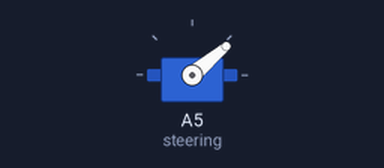
Simulated run of this sketch. Board: Arduino Uno, built with avr-gcc and run on an emulated ATmega328P. Shown: servo.

Above: at 0.05 s.
Timing chart, 0 to 4.6 s (numbered marks = the images above):
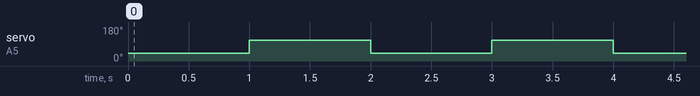

Measured:
- by itself, servo on A5 (steering): alternates 110° for 1.0 s and 40° for 1.0 s

The sketch:

RotationalServoTests.ino
```cpp
#include <Servo.h>
// straight wheels - 75
// maximum left direction - 40
// maximum right direction - 110

Servo rotServo;

const byte steering = A5;


void setup() {
  // put your setup code here, to run once:
Serial.begin(9600);
rotServo.attach(steering);

}

void loop() {

 rotServo.write(40);
 delay(1000);
 rotServo.write(110);
 delay(1000);

}
```
